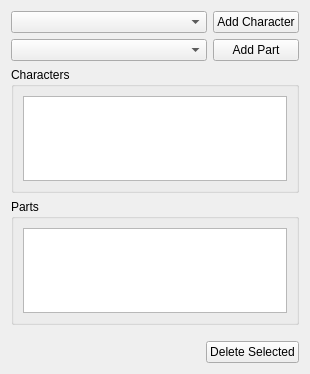
<?xml version="1.0" encoding="UTF-8"?>
<ui version="4.0">
 <class>Form</class>
 <widget class="QWidget" name="Form">
  <property name="geometry">
   <rect>
    <x>0</x>
    <y>0</y>
    <width>310</width>
    <height>374</height>
   </rect>
  </property>
  <property name="windowTitle">
   <string>Form</string>
  </property>
  <layout class="QVBoxLayout" name="verticalLayout">
   <item>
    <layout class="QGridLayout" name="gridLayout_2">
     <property name="topMargin">
      <number>0</number>
     </property>
     <item row="0" column="0">
      <widget class="QComboBox" name="charComboBox">
       <property name="sizePolicy">
        <sizepolicy hsizetype="Expanding" vsizetype="Fixed">
         <horstretch>0</horstretch>
         <verstretch>0</verstretch>
        </sizepolicy>
       </property>
      </widget>
     </item>
     <item row="0" column="1">
      <widget class="QPushButton" name="addCharBtn">
       <property name="text">
        <string>Add Character</string>
       </property>
      </widget>
     </item>
     <item row="1" column="0">
      <widget class="QComboBox" name="cmptComboBox">
       <property name="sizePolicy">
        <sizepolicy hsizetype="Expanding" vsizetype="Fixed">
         <horstretch>0</horstretch>
         <verstretch>0</verstretch>
        </sizepolicy>
       </property>
      </widget>
     </item>
     <item row="1" column="1">
      <widget class="QPushButton" name="addCmpBtn">
       <property name="text">
        <string>Add Part</string>
       </property>
      </widget>
     </item>
    </layout>
   </item>
   <item>
    <widget class="QGroupBox" name="groupBox">
     <property name="title">
      <string>Characters</string>
     </property>
     <layout class="QVBoxLayout" name="verticalLayout_2">
      <item>
       <widget class="QListWidget" name="charListWidget">
        <property name="sizePolicy">
         <sizepolicy hsizetype="Expanding" vsizetype="Preferred">
          <horstretch>0</horstretch>
          <verstretch>0</verstretch>
         </sizepolicy>
        </property>
        <property name="minimumSize">
         <size>
          <width>0</width>
          <height>50</height>
         </size>
        </property>
       </widget>
      </item>
     </layout>
    </widget>
   </item>
   <item>
    <widget class="QGroupBox" name="groupBox_2">
     <property name="title">
      <string>Parts</string>
     </property>
     <layout class="QVBoxLayout" name="verticalLayout_3">
      <item>
       <widget class="QListWidget" name="partListWidget">
        <property name="sizePolicy">
         <sizepolicy hsizetype="Expanding" vsizetype="Preferred">
          <horstretch>0</horstretch>
          <verstretch>0</verstretch>
         </sizepolicy>
        </property>
        <property name="minimumSize">
         <size>
          <width>0</width>
          <height>50</height>
         </size>
        </property>
       </widget>
      </item>
     </layout>
    </widget>
   </item>
   <item>
    <layout class="QHBoxLayout" name="horizontalLayout_2">
     <property name="topMargin">
      <number>10</number>
     </property>
     <item>
      <spacer name="horizontalSpacer_2">
       <property name="orientation">
        <enum>Qt::Horizontal</enum>
       </property>
       <property name="sizeHint" stdset="0">
        <size>
         <width>40</width>
         <height>20</height>
        </size>
       </property>
      </spacer>
     </item>
     <item>
      <widget class="QPushButton" name="delBtn">
       <property name="text">
        <string>Delete Selected</string>
       </property>
      </widget>
     </item>
    </layout>
   </item>
   <item>
    <spacer name="verticalSpacer_2">
     <property name="orientation">
      <enum>Qt::Vertical</enum>
     </property>
     <property name="sizeHint" stdset="0">
      <size>
       <width>20</width>
       <height>40</height>
      </size>
     </property>
    </spacer>
   </item>
   <item>
    <spacer name="verticalSpacer">
     <property name="orientation">
      <enum>Qt::Vertical</enum>
     </property>
     <property name="sizeHint" stdset="0">
      <size>
       <width>20</width>
       <height>40</height>
      </size>
     </property>
    </spacer>
   </item>
  </layout>
 </widget>
 <resources/>
 <connections/>
</ui>
